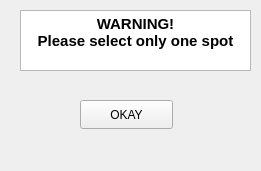
  <widget class="QDockWidget" name="Warning1">
   <property name="geometry">
    <rect>
     <x>290</x>
     <y>380</y>
     <width>261</width>
     <height>171</height>
    </rect>
   </property>
   <property name="autoFillBackground">
    <bool>true</bool>
   </property>
   <property name="floating">
    <bool>true</bool>
   </property>
   <widget class="QWidget" name="dockWidgetContents_2">
    <widget class="QTextEdit" name="textEdit">
     <property name="geometry">
      <rect>
       <x>20</x>
       <y>10</y>
       <width>231</width>
       <height>61</height>
      </rect>
     </property>
     <property name="html">
      <string>&lt;!DOCTYPE HTML PUBLIC &quot;-//W3C//DTD HTML 4.0//EN&quot; &quot;http://www.w3.org/TR/REC-html40/strict.dtd&quot;&gt;
&lt;html&gt;&lt;head&gt;&lt;meta name=&quot;qrichtext&quot; content=&quot;1&quot; /&gt;&lt;meta charset=&quot;utf-8&quot; /&gt;&lt;style type=&quot;text/css&quot;&gt;
p, li { white-space: pre-wrap; }
hr { height: 1px; border-width: 0; }
li.unchecked::marker { content: &quot;\2610&quot;; }
li.checked::marker { content: &quot;\2612&quot;; }
&lt;/style&gt;&lt;/head&gt;&lt;body style=&quot; font-family:'Segoe UI'; font-size:9pt; font-weight:400; font-style:normal;&quot;&gt;
&lt;p align=&quot;center&quot; style=&quot; margin-top:0px; margin-bottom:0px; margin-left:0px; margin-right:0px; -qt-block-indent:0; text-indent:0px;&quot;&gt;&lt;span style=&quot; font-size:11pt; font-weight:700;&quot;&gt;WARNING!&lt;br /&gt;Please select only one spot&lt;/span&gt;&lt;/p&gt;&lt;/body&gt;&lt;/html&gt;</string>
     </property>
    </widget>
    <widget class="QPushButton" name="warning1Okay">
     <property name="geometry">
      <rect>
       <x>80</x>
       <y>100</y>
       <width>93</width>
       <height>29</height>
      </rect>
     </property>
     <property name="text">
      <string>OKAY</string>
     </property>
     <property name="autoRepeat">
      <bool>false</bool>
     </property>
     <property name="default">
      <bool>false</bool>
     </property>
    </widget>
   </widget>
  </widget>
